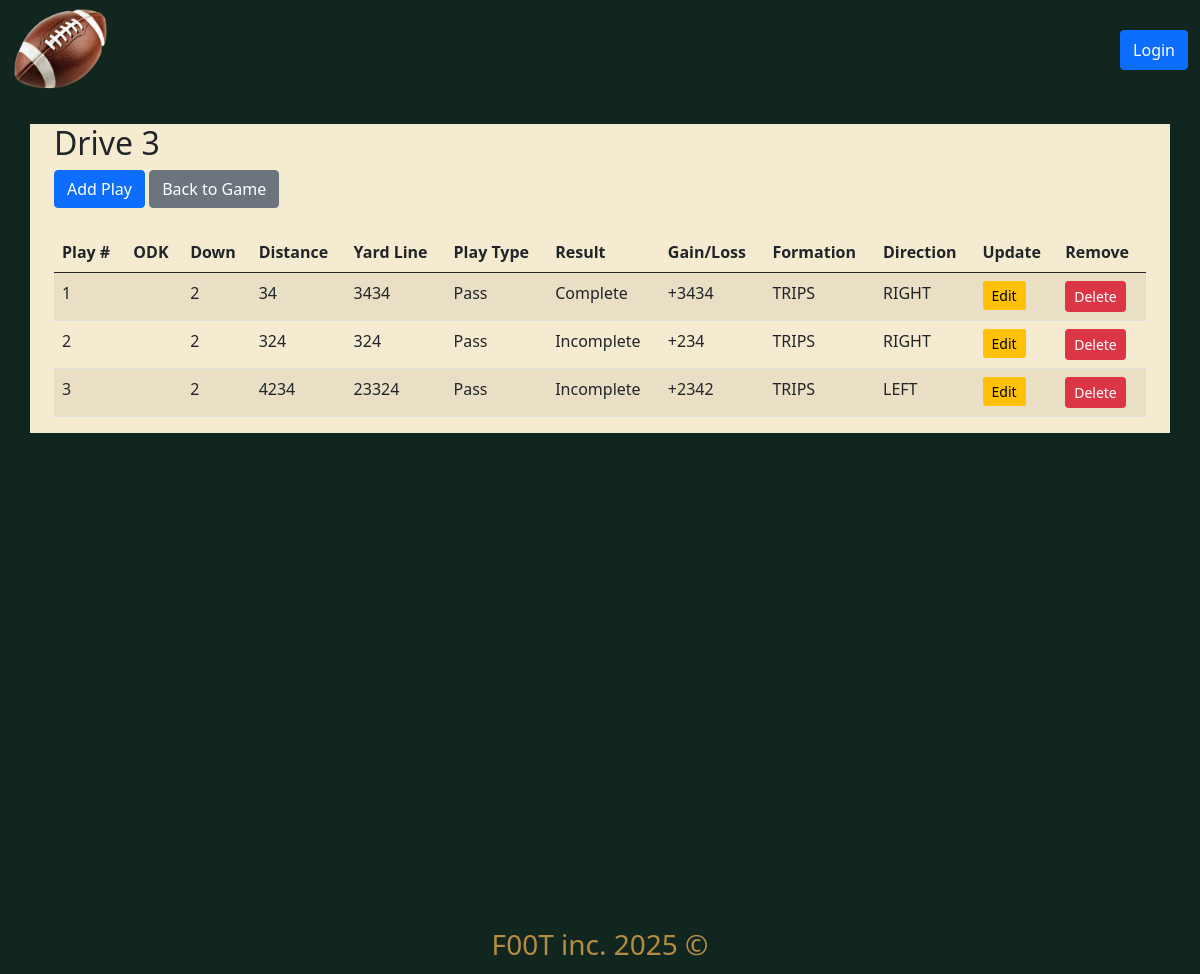
/drive/3, run on an earlier commit of the app's database.
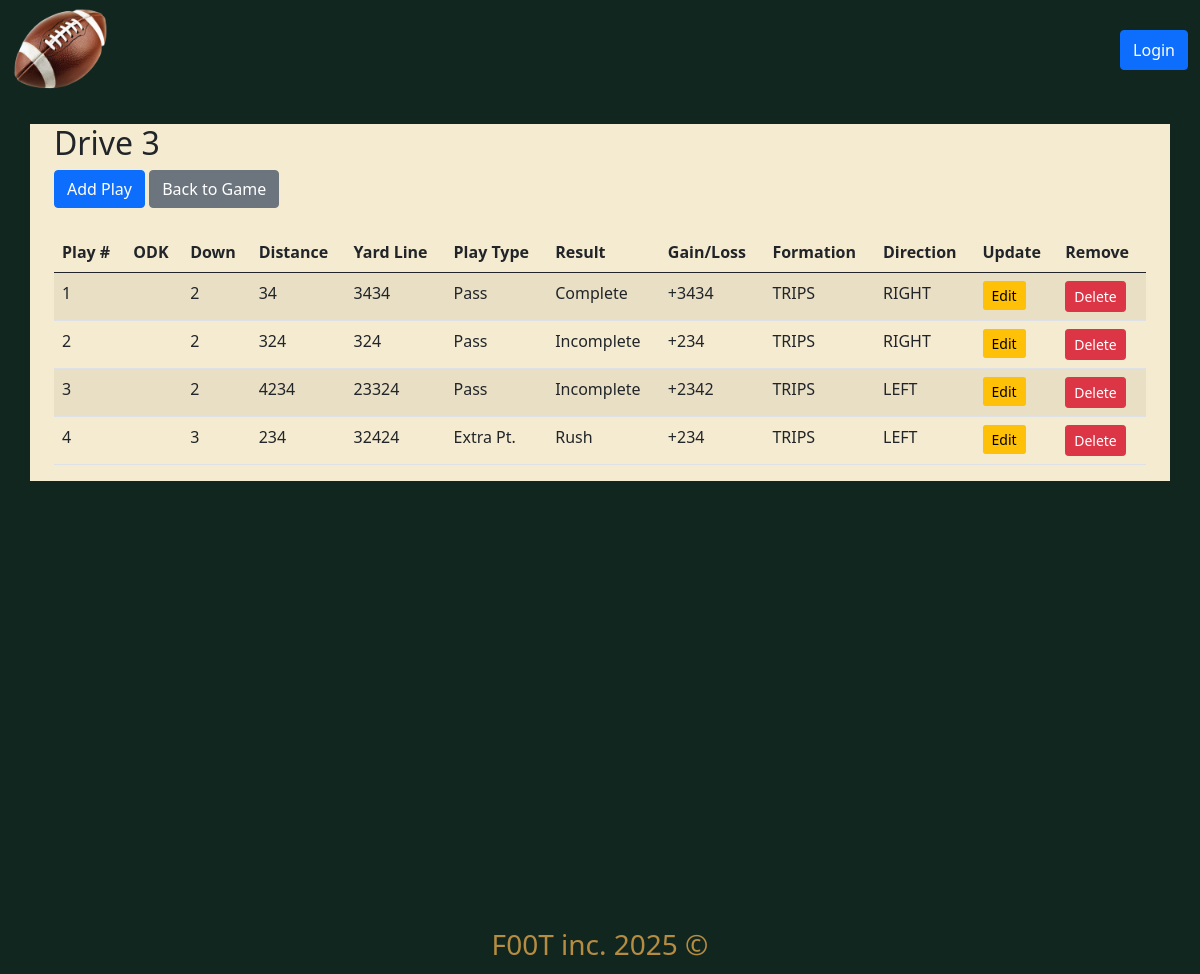
And on a later commit of the database.
### models.py (models this page shows)
class Play(db.Model):
    id = db.Column(db.Integer, primary_key=True)
    drive_id = db.Column(db.Integer, db.ForeignKey('drive.id'), nullable=False)
    quarter = db.Column(db.Integer)
    down = db.Column(db.Integer)
    distance = db.Column(db.Integer)
    yard_line = db.Column(db.Integer)
    play_type = db.Column(db.String(50))
    play_direction = db.Column(db.String(20))  # Added this field
    result = db.Column(db.String(50))
    gain_loss = db.Column(db.Integer)
    personnel = db.Column(db.String(20))
    off_form = db.Column(db.String(50))
    form_adj = db.Column(db.String(50))
    dir_call = db.Column(db.String(50))
    off_play = db.Column(db.String(50))

### app.py (the view)
@app.route('/drive/<int:drive_id>')
def drive_detail(drive_id):
    drive = Drive.query.get_or_404(drive_id)
    return render_template('components/drive_detail.html', drive=drive)

### templates/components/drive_detail.html
{% extends "index.html" %} {% block title %}Drive {{ drive.id }}{% endblock %}
{% block content %}
<div class="container">
  <div class="row mb-4">
    <div class="col">
      <h2>Drive {{ drive.id }}</h2>
      <a
        href="{{ url_for('add_play', drive_id=drive.id) }}"
        class="btn btn-primary"
        >Add Play</a
      >
      <a
        href="{{ url_for('game_detail', game_id=drive.game_id) }}"
        class="btn btn-secondary"
        >Back to Game</a
      >
    </div>
  </div>
  <div class="row">
    <div class="col">
      <div class="table-responsive">
        <table class="table table-striped">
          <thead>
            <tr>
              <th>Play #</th>
              <th>ODK</th>
              <th>Down</th>
              <th>Distance</th>
              <th>Yard Line</th>
              <th>Play Type</th>
              <th>Result</th>
              <th>Gain/Loss</th>
              <th>Formation</th>
              <th>Direction</th>
              <th>Update</th>
              <th>Remove</th>
            </tr>
          </thead>
          <tbody>
            {% for play in drive.plays %}
            <tr>
              <td>{{ loop.index }}</td>
              <td>{{ play.odk }}</td>
              <td>{{ play.down }}</td>
              <td>{{ play.distance }}</td>
              <td>{{ play.yard_line }}</td>
              <td>{{ play.play_type }}</td>
              <td>{{ play.result }}</td>
              <td>
                {% if play.gain_loss > 0 %}+{% endif %}{{ play.gain_loss }}
              </td>
              <td>{{ play.off_form }}</td>
              <td>{{ play.dir_call }}</td>
              <td>
                <a
                  href="{{ url_for('edit_play', play_id=play.id) }}"
                  class="d-inline btn btn-sm btn-warning"
                >
                  Edit</a
                >
              </td>
              <td>
                <form
                  action="{{ url_for('delete_play', play_id=play.id) }}"
                  method="POST"
                  class="d-inline"
                >
                  <button
                    type="submit"
                    class="btn btn-sm btn-danger"
                    onclick="return confirm('Delete this play?')"
                  >
                    Delete
                  </button>
                </form>
              </td>
            </tr>
            {% endfor %}
          </tbody>
        </table>
      </div>
    </div>
  </div>
</div>
{% endblock %}

What changed in the data, as far as the page shows it:
added Play: down "3", distance "234", yard_line "32424", play_type "Extra Pt.", result "Rush", gain_loss "234", off_form "TRIPS", dir_call "LEFT"
